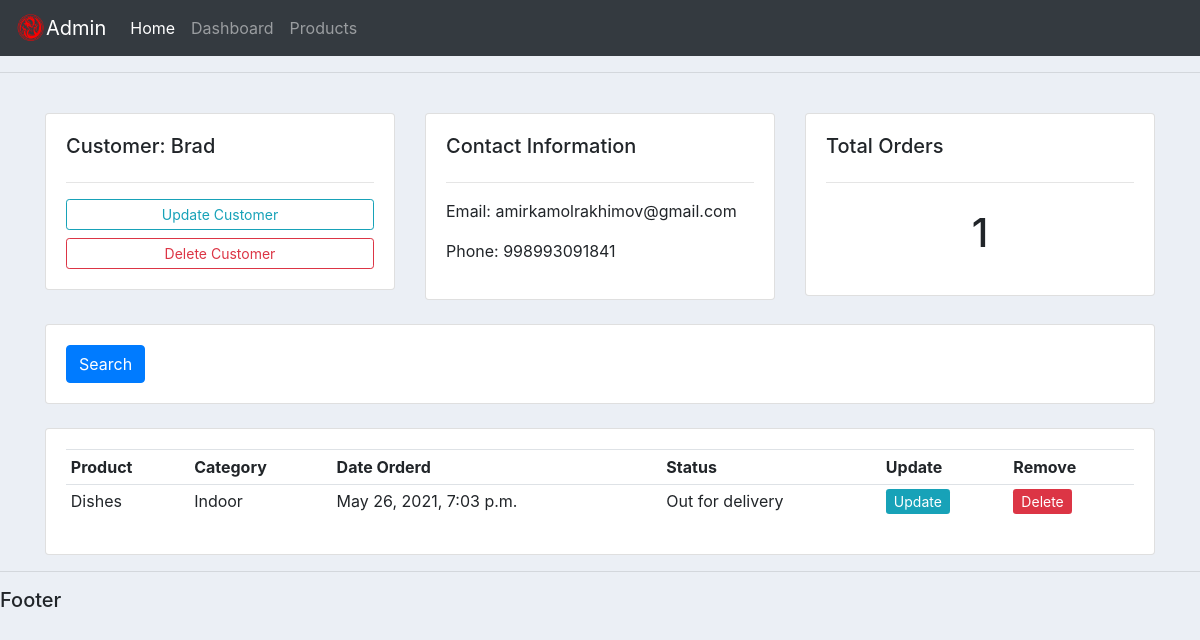
Page /customers/2/ on the committed database.
### accounts/models.py (models this page shows, shortened)
class Customer(models.Model):
    name = models.CharField(max_length=200, null=True)
    phone = models.CharField(max_length=200, null=True)
    email = models.CharField(max_length=200, null=True)
    date_created = models.DateTimeField(auto_now_add=True, null=True)

class Order(models.Model):
    STATUS = (
        ('Pending', 'Pending'),
        ('Out for delivery', 'Out for delivery'),
        ('Delivered', 'Delivered')
    )
    customer = models.ForeignKey(Customer,null=True, on_delete= SET_NULL)
    product = models.ForeignKey(Product,null=True, on_delete= SET_NULL)
    date_created = models.DateTimeField(auto_now_add=True, null=True)
    status = models.CharField(max_length=200,null=True, choices=STATUS)

class Product(models.Model):
    CATEGORY = (
        ('Indoor','Indoor'),
        ('Outdoor','Outdoor')
    )
    name = models.CharField(max_length=200, null=True)
    price = models.FloatField(null=True)
    category = models.CharField(max_length=200,null=True, choices=CATEGORY)
    description = models.CharField(max_length=200,null=True,blank=True)
    date_created = models.DateTimeField(auto_now_add=True, null=True)
    tags = models.ManyToManyField(Tag)
    def __str__(self):
        return self.name

### accounts/views.py (the view)
# urls.py: path('customers/<int:pk>/', views.Customers, name='customers'),
def Customers(request,pk):
    customer = Customer.objects.get(pk=pk)
    orders = customer.order_set.all()
    order_count=orders.count()
    context = {'customer':customer ,'orders':orders, 'order_count':order_count}
    return render(request, 'accounts/customers.html', context)

### accounts/templates/accounts/customers.html
{% extends 'accounts/base.html' %}
{% block content %}
    <br>
<div class="row">
	<div class="col-md">
		<div class="card card-body">
			<h5>Customer: {{ customer.name }}</h5>
			<hr>
			<a class="btn btn-outline-info  btn-sm btn-block" href="">Update Customer</a>
			<a class="btn btn-outline-danger  btn-sm btn-block" href="">Delete Customer</a>
		</div>
	</div>
	<div class="col-md">
		<div class="card card-body">
			<h5>Contact Information</h5>
			<hr>
			<p>Email: {{customer.email}} </p>
			<p>Phone: {{customer.phone}} </p>
		</div>
	</div>
	<div class="col-md">
		<div class="card card-body">
			<h5>Total Orders</h5>
			<hr>
			<h1 style="text-align: center;padding: 10px">{{order_count}}</h1>
		</div>
	</div>
</div>
<br>
<div class="row">
	<div class="col">
		<div class="card card-body">
			<form method="get">
		    <button class="btn btn-primary" type="submit">Search</button>
		  </form>
		</div>
	</div>
</div>
<br>
<div class="row">
	<div class="col-md">
		<div class="card card-body">
			<table class="table table-sm">
				<tr>
					<th>Product</th>
					<th>Category</th>
					<th>Date Orderd</th>
					<th>Status</th>
					<th>Update</th>
					<th>Remove</th>
				</tr>
                {% for order in orders %}
                    <tr>
                        <td>{{order.product}}</td>
						<td>{{order.product.category}}</td>
						<td>{{order.date_created}}</td>
						<td>{{order.status}}</td>
						<td><a href="#" class="btn-sm btn-info">Update</a></td>
						<td><a href="#" class="btn-sm btn-danger">Delete</a></td>
                    </tr>
                {% endfor %}
			</table>
		</div>
	</div>
</div>
{% endblock %}

### static/css/main.css (style rules this page uses)
body { background-color: #ebeff5; }

### rows in the picture
Customer: name "Brad", email "amirkamolrakhimov@gmail.com", phone "998993091841"
Order: product "Dishes", product.category "Indoor", date_created "May 26, 2021, 7:03 p.m.", status "Out for delivery"

### other values in the picture
{{ order_count }} "1"
